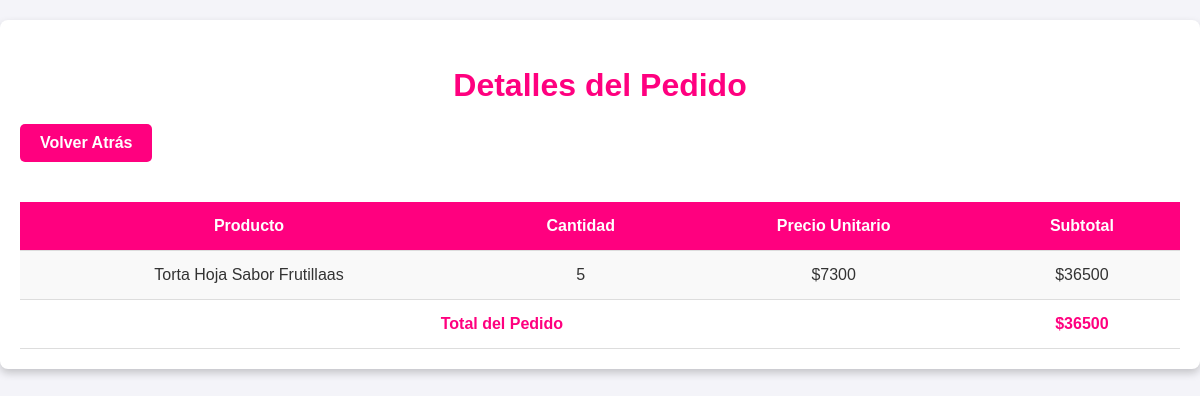
The page /ver_pedido/62/ on the database its author committed.
### sistema_pedidos/models.py (models this page shows, shortened)
class DetallePedido(models.Model):
    pedido = models.ForeignKey(Pedido, related_name='detalles', on_delete=models.CASCADE)
    producto = models.ForeignKey(Producto, on_delete=models.CASCADE)
    cantidad = models.PositiveIntegerField()
    precio = models.IntegerField()

class Producto(models.Model):
    nombre = models.CharField(max_length=100)
    descripcion = models.TextField(blank=True, null=True)
    precio = models.DecimalField(max_digits=10, decimal_places=2)
    categoria = models.CharField(
        max_length=50,
        choices=[('bebidas', 'Bebidas'), ('postres', 'Postres'), ('platos', 'Platos')]
    )
    stock = models.PositiveIntegerField(default=0)
    imagen = models.ImageField(upload_to='productos/', blank=True, null=True)  # Campo para imagen

### sistema_pedidos/views.py (the view)
# urls.py: path('ver_pedido/<int:pedido_id>/', views.ver_detalle_pedido, name='ver_detalle_pedido'),
def ver_detalle_pedido(request, pedido_id):
    pedido = get_object_or_404(Pedido, id=pedido_id)
    detalles = pedido.detalles.all()
    total = sum(detalle.cantidad * detalle.producto.precio for detalle in detalles)
    return render(request, 'detalle_pedido.html', {
        'pedido': pedido,
        'detalles': detalles,
        'total': total
    })

### sistema_pedidos/templatetags/custom_filters.py (called while the page is built)
@register.filter(name='multiply')
def multiply(value, arg):
    return value * arg

### sistema_pedidos/templates/detalle_pedido.html (shortened to what this page needs)
{% load custom_filters %}
<!DOCTYPE html>
<html lang="es">
<head>
</head>
<body>
    <div class="container">
        <h2>Detalles del Pedido</h2>
        <a href="{% url 'ver_pedidos' %}" class="btn-back">Volver Atrás</a>
        <table>
            <tr>
                <th>Producto</th>
                <th>Cantidad</th>
                <th>Precio Unitario</th>
                <th>Subtotal</th>
            </tr>
            {% for detalle in detalles %}
            <tr>
                <td>{{ detalle.producto.nombre }}</td>
                <td>{{ detalle.cantidad }}</td>
                <td>${{ detalle.producto.precio }}</td>
                <td>${{ detalle.cantidad|multiply:detalle.producto.precio }}</td>
            </tr>
            {% endfor %}
            <tr class="total-row">
                <td colspan="3">Total del Pedido</td>
                <td>${{ total }}</td>
            </tr>
        </table>
    </div>
</body>
</html>

### sistema_pedidos/templates/detalle_pedido.html (style rules this page uses)
body { font-family: Arial, sans-serif; background-color: #f4f4f9; color: #333; margin: 0; padding: 0; display: flex; flex-direction: column; align-items: center; padding: 20px; }
.container { max-width: 1200px; width: 100%; background-color: #fff; padding: 20px; border-radius: 8px; box-shadow: 0 4px 8px rgba(0, 0, 0, 0.2); }
h2 { color: #ff007f; font-size: 2em; margin-bottom: 20px; text-align: center; font-weight: bold; }
.btn-back { display: inline-block; margin-bottom: 20px; padding: 10px 20px; font-size: 1em; background-color: #ff007f; color: white; border-radius: 5px; font-weight: bold; text-decoration: none; transition: background-color 0.3s ease; text-align: center; }
table { width: 100%; border-collapse: collapse; margin-top: 20px; }
th, td { padding: 15px; text-align: center; border-bottom: 1px solid #ddd; }
th { background-color: #ff007f; color: white; font-weight: bold; }
tr:nth-child(even) { background-color: #f9f9f9; }
.total-row { font-weight: bold; color: #ff007f; }

### rows shown on the page
DetallePedido: producto.nombre "Torta Hoja Sabor Frutillaas", cantidad "5", producto.precio "7300", cantidad|multiply "36500"

### other values the page prints
{{ total }} "36500"
